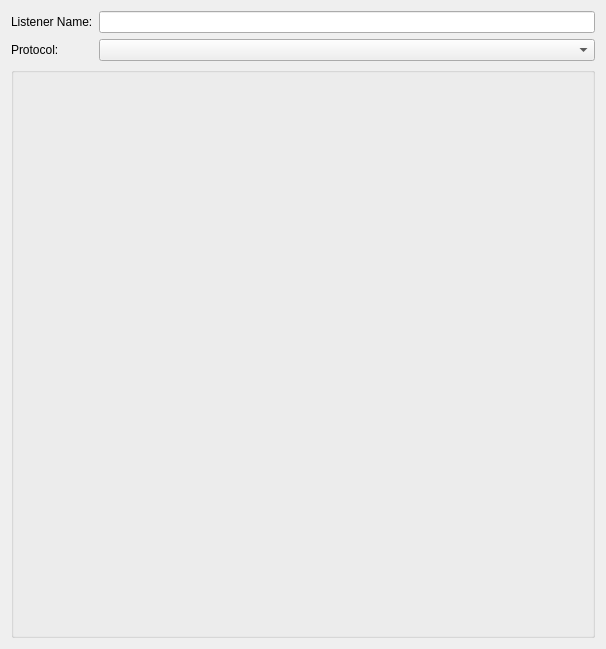
<?xml version="1.0" encoding="UTF-8"?>
<ui version="4.0">
 <class>HavocListener</class>
 <widget class="QDialog" name="HavocListener">
  <property name="geometry">
   <rect>
    <x>0</x>
    <y>0</y>
    <width>606</width>
    <height>649</height>
   </rect>
  </property>
  <property name="windowTitle">
   <string>Dialog</string>
  </property>
  <layout class="QGridLayout" name="gridLayout">
   <item row="0" column="0">
    <widget class="QLabel" name="LabelListenerName">
     <property name="text">
      <string>Listener Name:</string>
     </property>
    </widget>
   </item>
   <item row="0" column="1">
    <widget class="QLineEdit" name="InputListenerName"/>
   </item>
   <item row="1" column="0">
    <widget class="QLabel" name="LabelProtocol">
     <property name="text">
      <string>Protocol:</string>
     </property>
    </widget>
   </item>
   <item row="1" column="1">
    <widget class="QComboBox" name="ComboProtocol"/>
   </item>
   <item row="2" column="0" colspan="2">
    <widget class="QGroupBox" name="GroupOptions">
     <property name="title">
      <string/>
     </property>
    </widget>
   </item>
  </layout>
 </widget>
 <resources/>
 <connections/>
</ui>
